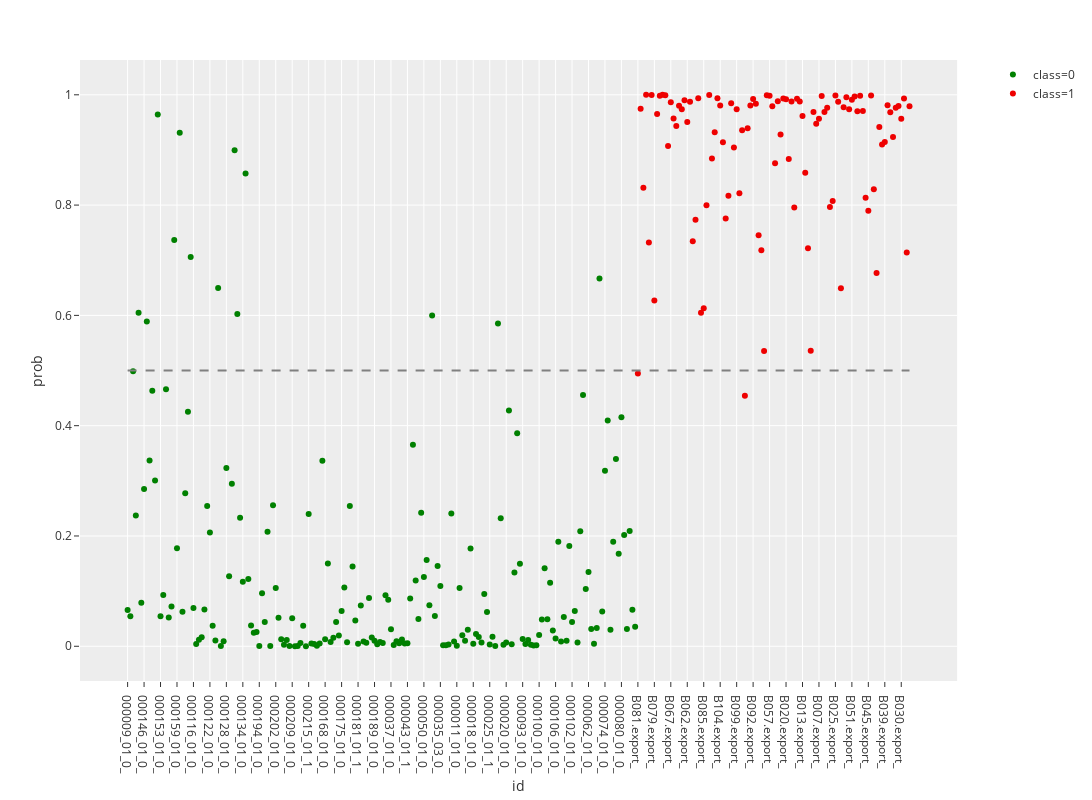

Here is the notebook cell this chart was saved with:
### Code cell
# file_name = input("请输入原始数据的名称：")
file_name = 'marker_all'
data_path = 'C:/Users/pc/OneDrive/PLTTECH/Project/02_Disease_early_screening/lung_cancer/rawdata/%s' % file_name + '.xlsx'

selected_marker = ['id', 'CD3', 'CD4', 'CD57', 'CD56', 'gdTCR', 'CD8', 'CD14', 'Igd',
                   'CD19', 'CD39', 'CD27', 'CD24', 'CD45RA',
                   'CD86', 'CD28', 'CD11c', 'CD33', 'CD161', 'CXCR5',
                   'CD183', 'PD1', 'CD20', 'HLA_DR', 'CD11b',
                   'CCR6', 'CD38', 'CD278', 'class']     

df = pd.read_excel(data_path)
df = df.loc[:, selected_marker]
df.iloc[:, 1:-1] = df.iloc[:, 1:-1].multiply(100)
stdsc = StandardScaler()
df.iloc[:, 1:-1] = pd.DataFrame(stdsc.fit_transform(df.iloc[:, 1:-1].values), columns=df.columns[1:-1])

# 模型所用变量
selected_columns = ['id', 'CD4', 'CD57', 'CD8', 'CD14', 'CD27', 'CD11c', 'CD161', 'CXCR5', 
                    'CD183', 'PD1', 'CD11b', 'CCR6', 'CD38', 'CD278', 'class']

# 模型系数
coefs = [-0.6659585700259296, -0.08762725952033022, 0.03832330565146508, -1.3650007312552923, 0.3426984541165824, 1.0926927808364633, 0.09495361286821945, -2.467039117847377, 1.2838369743878093, -0.3136905667353514, -0.22429831465096076, 1.9079830738618522, -0.5644389372145624, 0.9332994588532684]

intercept = -0.785823484217441

plot_df = lungCancerPrediction(df, file_name)

### Figure 1 — Plotly figure (JSON) as saved in the notebook; plotly's stock layout.template omitted (floating-point values rounded to 4 significant figures; data arrays with more than 128 entries replaced by an {"elided": "..."} marker saying what was removed)
{"data": [{"hoverlabel": {"namelength": 0}, "hovertemplate": "class=0<br>id=%{x}<br>prob=%{y}", "legendgroup": "class=0", "marker": {"color": "green", "symbol": "circle"}, "mode": "markers", "name": "class=0", "showlegend": true, "type": "scatter", "x": {"elided": "186 str values"}, "xaxis": "x", "y": {"elided": "186 float values"}, "yaxis": "y"}, {"hoverlabel": {"namelength": 0}, "hovertemplate": "class=1<br>id=%{x}<br>prob=%{y}", "legendgroup": "class=1", "marker": {"color": "#EE0000", "symbol": "circle"}, "mode": "markers", "name": "class=1", "showlegend": true, "type": "scatter", "x": ["B081.export_", "B072.export_", "B073.export_", "B075.export_", "B080.export_", "B078.export_", "B079.export_", "B071.export_", "B077.export_", "B070.export_", "B061.export_", "B068.export_", "B067.export_", "B066.export_", "B065.export_", "B064.export_", "B063.export_", "B059.export_", "B062.export_", "B060.export_", "B082.export_", "B069.export_", "B083.export_", "B108.export_", "B085.export_", "B110.export_", "B058.export_", "B109.export_", "B107.export_", "B106.export_", "B104.export_", "B103.export_", "B102.export_", "B101.export_", "B100.export_", "B084.export_", "B099.export_", "B097.export_", "B096.export_", "B095.export_", "B094.export_", "B093.export_", "B092.export_", "B091.export_", "B090.export_", "B089.export_", "B087.export_", "B098.export_", "B057.export_", "B005.export_", "B055.export_", "B024.export_", "B022.export_", "B021.export_", "B020.export_", "B019.export_", "B018.export_", "B017.export_", "B016.export_", "B014.export_", "B013.export_", "B012.export_", "B011.export_", "B010.export_", "B009.export_", "B008.export_", "B007.export_", "B006.export_", "B003.export_", "B002.export_", "B001.export_", "B111.export_", "B025.export_", "B026.export_", "B027.export_", "B028.export_", "B054.export_", "B052.export_", "B051.export_", "B050.export_", "B049.export_", "B048.export_", "B047.export_", "B046.export_", "B045.export_", "B044.export_", "B056.export_", "B043.export_", "B041.export_", "B040.export_", "B039.export_", "B038.export_", "B036.export_", "B035.export_", "B033.export_", "B032.export_", "B030.export_", "B029.export_", "B042.export_", "B112.export_"], "xaxis": "x", "y": [0.4947, 0.9748, 0.8314, 0.9999, 0.7324, 0.9998, 0.6271, 0.9654, 0.9981, 1.0, 0.9991, 0.9073, 0.9866, 0.957, 0.9433, 0.9801, 0.974, 0.9901, 0.9508, 0.9876, 0.7342, 0.7734, 0.9938, 0.6047, 0.6128, 0.7999, 0.9997, 0.8844, 0.9322, 0.9939, 0.9807, 0.9138, 0.7757, 0.8168, 0.9848, 0.9044, 0.9737, 0.8216, 0.9357, 0.4545, 0.9393, 0.9805, 0.9924, 0.9836, 0.7451, 0.7181, 0.5352, 0.999, 0.9982, 0.9794, 0.8759, 0.9883, 0.9281, 0.9932, 0.9918, 0.8836, 0.9877, 0.7957, 0.993, 0.9879, 0.9616, 0.8588, 0.7217, 0.5358, 0.969, 0.9473, 0.9564, 0.998, 0.9687, 0.9767, 0.7965, 0.8076, 0.9988, 0.9876, 0.6494, 0.9774, 0.9953, 0.9739, 0.9911, 0.997, 0.9702, 0.9983, 0.9708, 0.8134, 0.7896, 0.9986, 0.8289, 0.6769, 0.9416, 0.9099, 0.9142, 0.981, 0.9684, 0.9233, 0.9765, 0.9798, 0.9567, 0.9934, 0.7139, 0.9792], "yaxis": "y"}, {"line": {"color": "grey", "dash": "dash"}, "mode": "lines", "showlegend": false, "type": "scatter", "x": ["000009_01_0_", "B112.export_"], "y": [0.5, 0.5]}], "layout": {"height": 800, "legend": {"tracegroupgap": 0}, "margin": {"t": 60}, "width": 1200, "xaxis": {"anchor": "y", "domain": [0, 0.98], "title": {"text": "id"}}, "yaxis": {"anchor": "x", "domain": [0, 1], "title": {"text": "prob"}}}}
